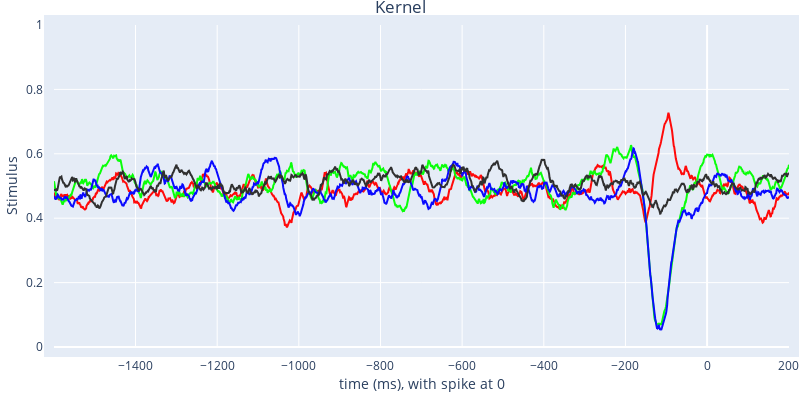

Write notebook code for a chart like this one.
### Markdown cell above
### 1.1 Results (the kernel)
The steps to calculate this kernel are:

    1. Use pretrained model to generate a distance field for the whole training data snippet.
    2. Try and guess the location of spikes based on the distance field created in 1. This is a very
        rudimentary heuristic approach to estimating the maximum likelihood spikes.
    3. Run the standard spike train analysis on the spikes from 2.

### Code cell
fig = kernel_plot(pred_kernel_1ms, kernel_pad=kernel_pad_1ms, bin_duration_ms=bin_duration_ms)
fig.write_image('../out/kernel_fake.svg')
fig

### Figure 1 — Plotly figure (JSON) as saved in the notebook; plotly's stock layout.template omitted (floating-point values rounded to 4 significant figures; data arrays with more than 128 entries replaced by an {"elided": "..."} marker saying what was removed)
{"data": [{"line": {"color": "#ff0a0a"}, "mode": "lines", "type": "scatter", "x": {"elided": "1787 float values"}, "y": {"elided": "1787 float values"}}, {"line": {"color": "#0aff0a"}, "mode": "lines", "type": "scatter", "x": {"elided": "1787 float values"}, "y": {"elided": "1787 float values"}}, {"line": {"color": "#0a0aff"}, "mode": "lines", "type": "scatter", "x": {"elided": "1787 float values"}, "y": {"elided": "1787 float values"}}, {"line": {"color": "#303030"}, "mode": "lines", "type": "scatter", "x": {"elided": "1787 float values"}, "y": {"elided": "1787 float values"}}], "layout": {"autosize": false, "height": 400, "margin": {"b": 1, "l": 1, "pad": 10, "r": 1, "t": 25}, "showlegend": false, "title": {"pad": {"b": 10, "l": 1, "r": 1, "t": 10}, "text": "Kernel", "x": 0.5}, "width": 800, "xaxis": {"autorange": true, "range": [-1600.0, 200.6], "title": {"text": "time (ms), with spike at 0"}, "type": "linear"}, "yaxis": {"fixedrange": true, "range": [0, 1], "title": {"text": "Stimulus"}, "type": "linear"}}}
